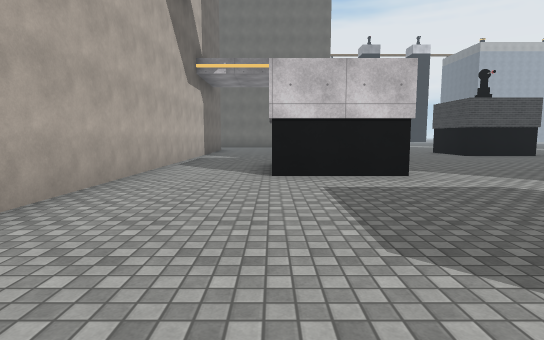
[1] (above)

24 first-person views from a walk through a scene from a Unity 3-D project. The camera is 1.4 m above the floor, tilts 6° down and sees 80° across. The floor is counted in squares, 2 m on a side. Each view is taken from the middle of a square. On the plan, view 1 faces up. The plan holds only what a view shows up to about 10 squares ahead; the rest is blank. The place goes on beyond the plan. The player character is not drawn. Surface patterns are stand-ins for the level's own textures.

[2]
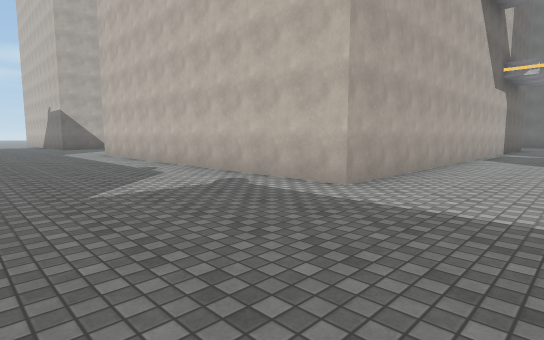

[3]
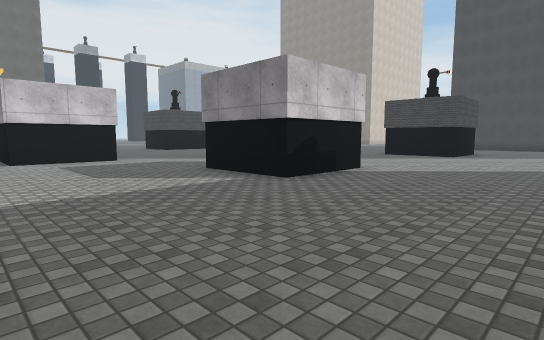

[4]
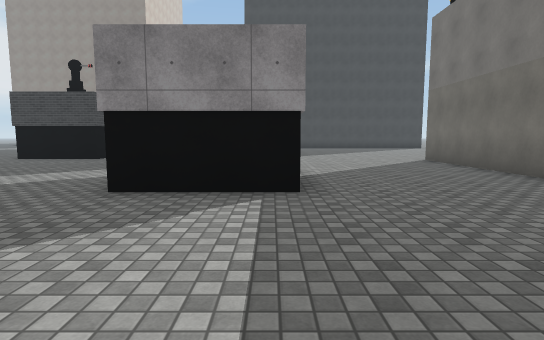

[5]
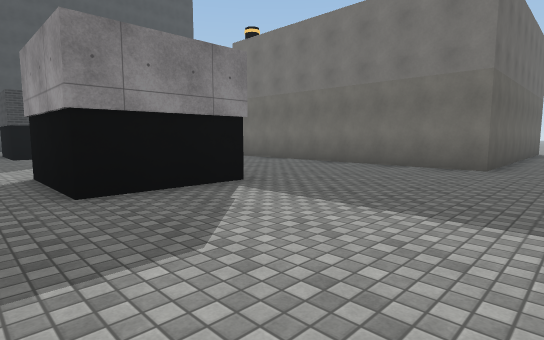

[6]
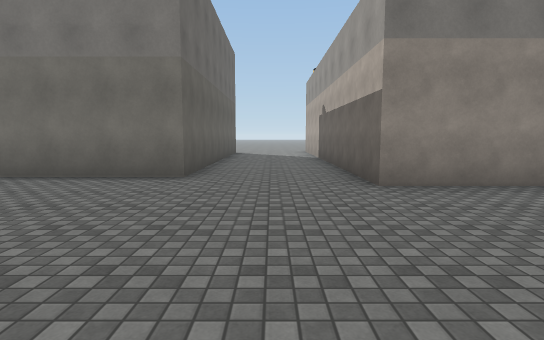

[7]
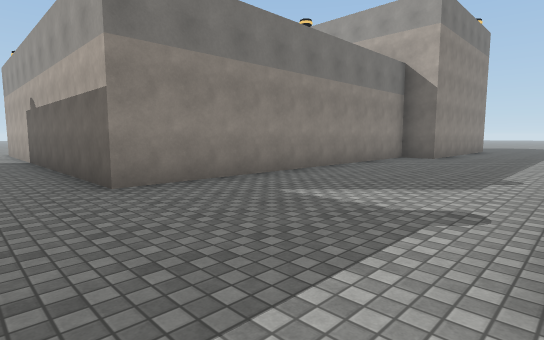

[8]
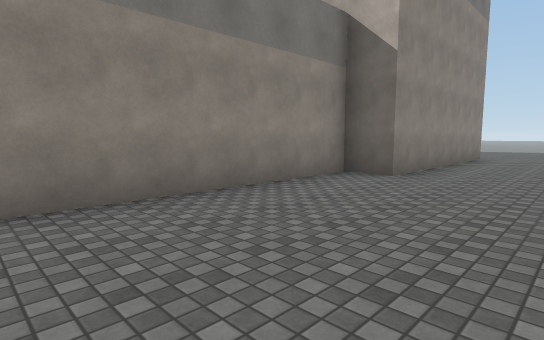

[9]
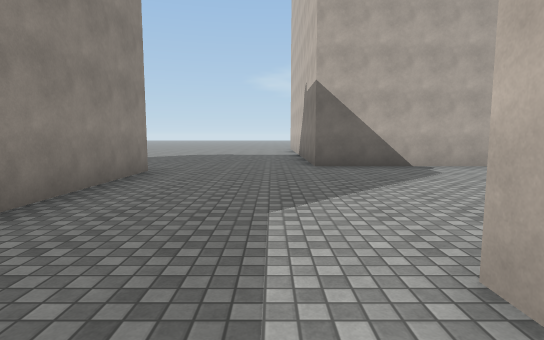

[10]
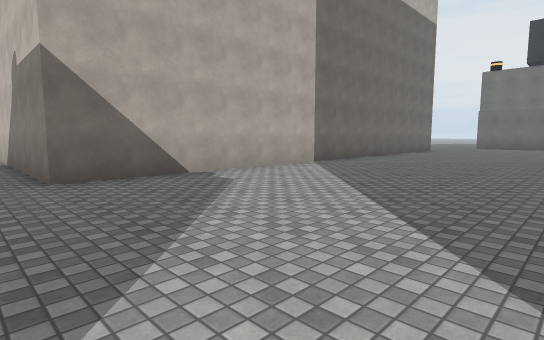

[11]
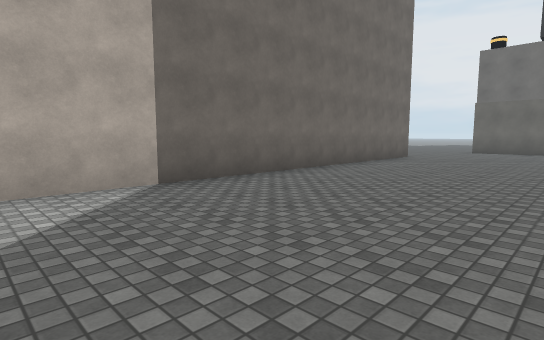

[12]
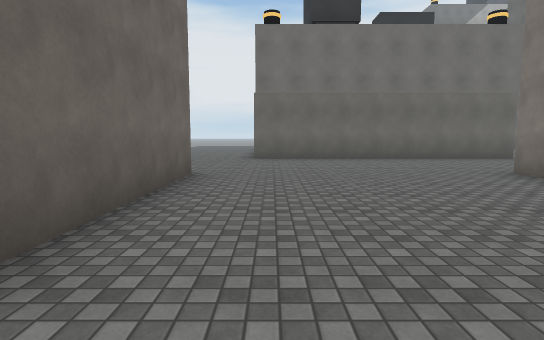

[13]
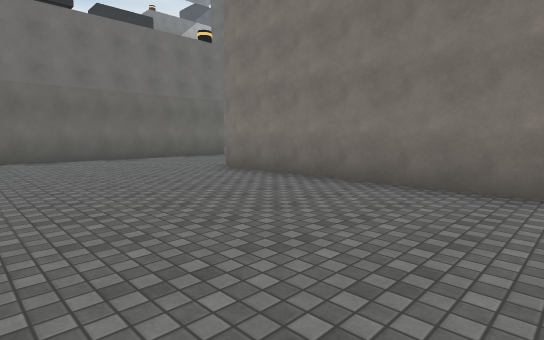

[14]
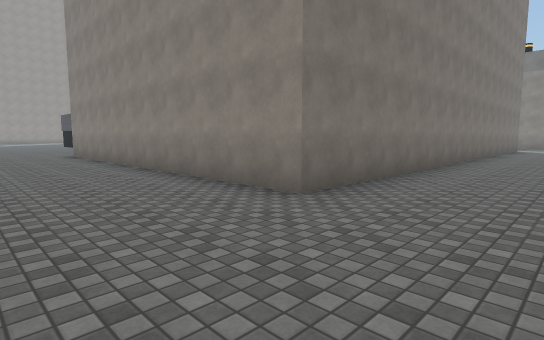

[15]
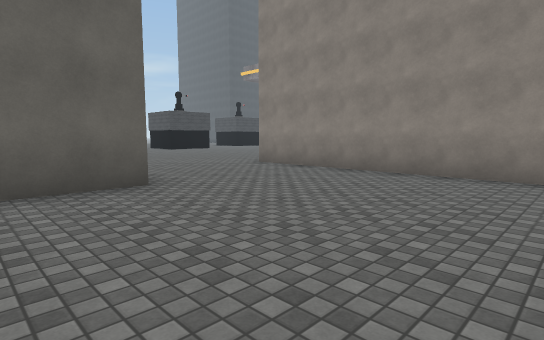

[16]
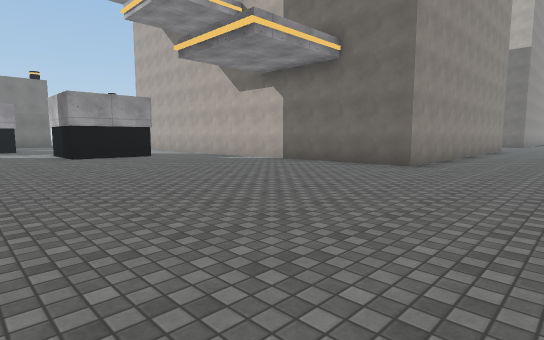

[17]
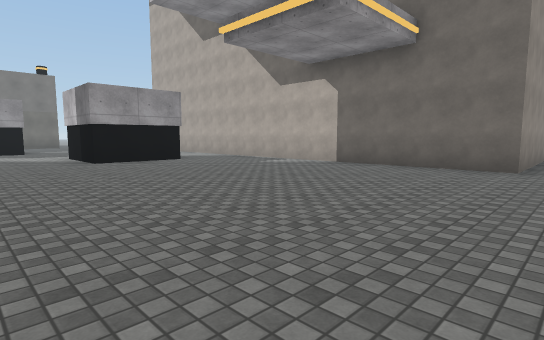

[18]
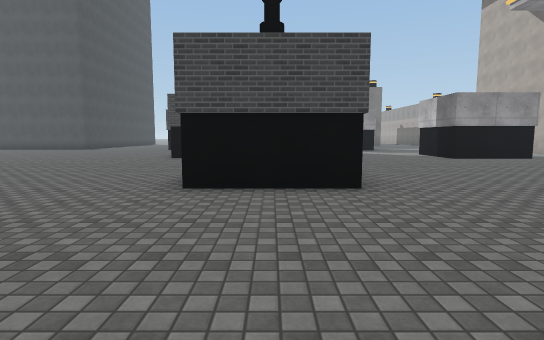

[19]
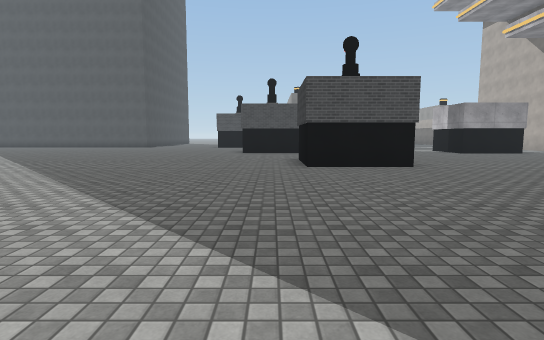

[20]
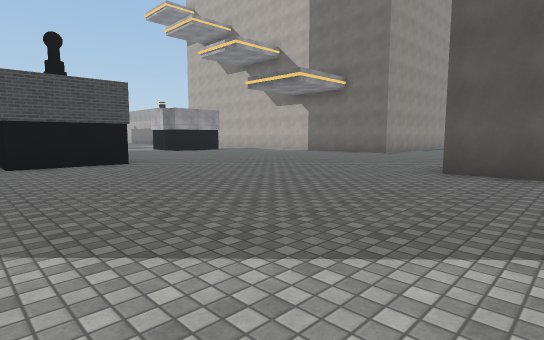

[21]
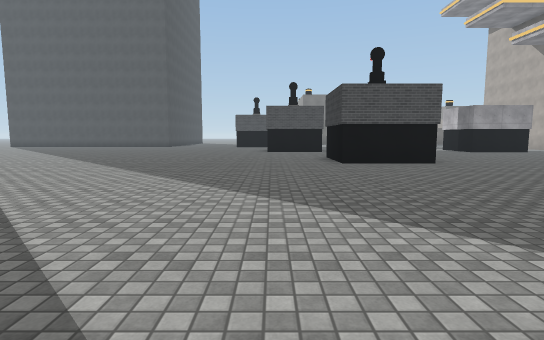

[22]
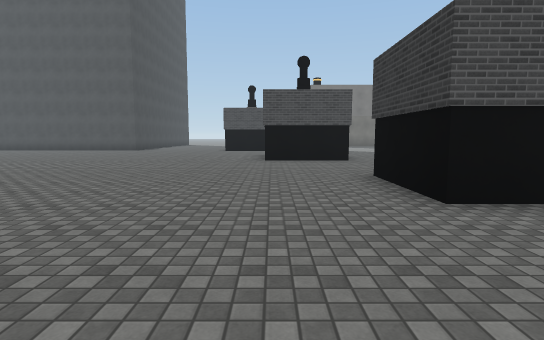

[23]
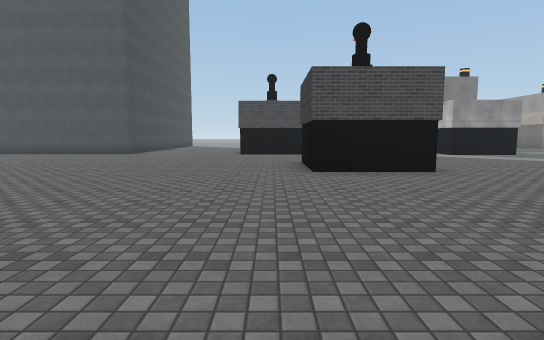

[24]
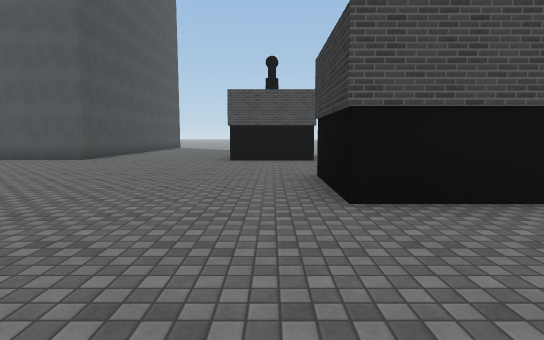

### Floor plan
Key: @ floor where view 1 was taken; # wall or solid block; . floor; O other object.
Columns run from 21 left of view 1 to 19 right of it. Each row starts with its distance up from view 1.
 22             .....O        .......
 21       OO    .....O      O.........
 20   ..OOOOOOOO.....O      O..........
 19   .................. ...............
 18   ...................................
 17   ...................................
 16   #......##########...................
 15   #......#        #....................
 14   #......#        #.....................
 13   #......#        #.........###..........
 12   #......#        #.........  #..........
 11   #......#        #.........  ..........
 10   #......#        #....................
  9   #......#        #.....................
  8   #......#        #..###.................
  7   #......#        #..###......###........
  6   #.....          #..###......###........
  5   #......         #............ .........
  4   #......         #..........   .........
  3   #......         #........     .........
  2   #......         #.....###..............
  1 ###......##########.....###  ...###....##
  0 .....................@..###....
 -1 ................................
 -2 .................................
 -3 ....OOOOOO.......................
 -4          OOOOOOOOOO............
 -5                   O...OOOOOOOO
 -6                   O...O
 -7                   O...O
 -8                   O...O

Positions as (right, up) in squares from view 1, and headings:
1: (0, 0), facing up
2: (0, -3), facing up-left
3: (-1, -4), facing up-right
4: (-1, 0), facing right
5: (-1, 3), facing down-right
6: (-1, 1), facing down
7: (-1, 1), facing down-left
8: (-6, 0), facing down-left
9: (-11, 0), facing left
10: (-13, 0), facing up-left
11: (-14, 5), facing up-left
12: (-17, 10), facing up
13: (-17, 10), facing up-right
14: (-15, 19), facing down-right
15: (-9, 22), facing down-right
16: (5, 19), facing down-left
17: (5, 17), facing down-left
18: (8, 18), facing down
19: (10, 21), facing down
20: (10, 22), facing down-left
21: (11, 22), facing down
22: (11, 17), facing down
23: (12, 14), facing down
24: (12, 11), facing down
